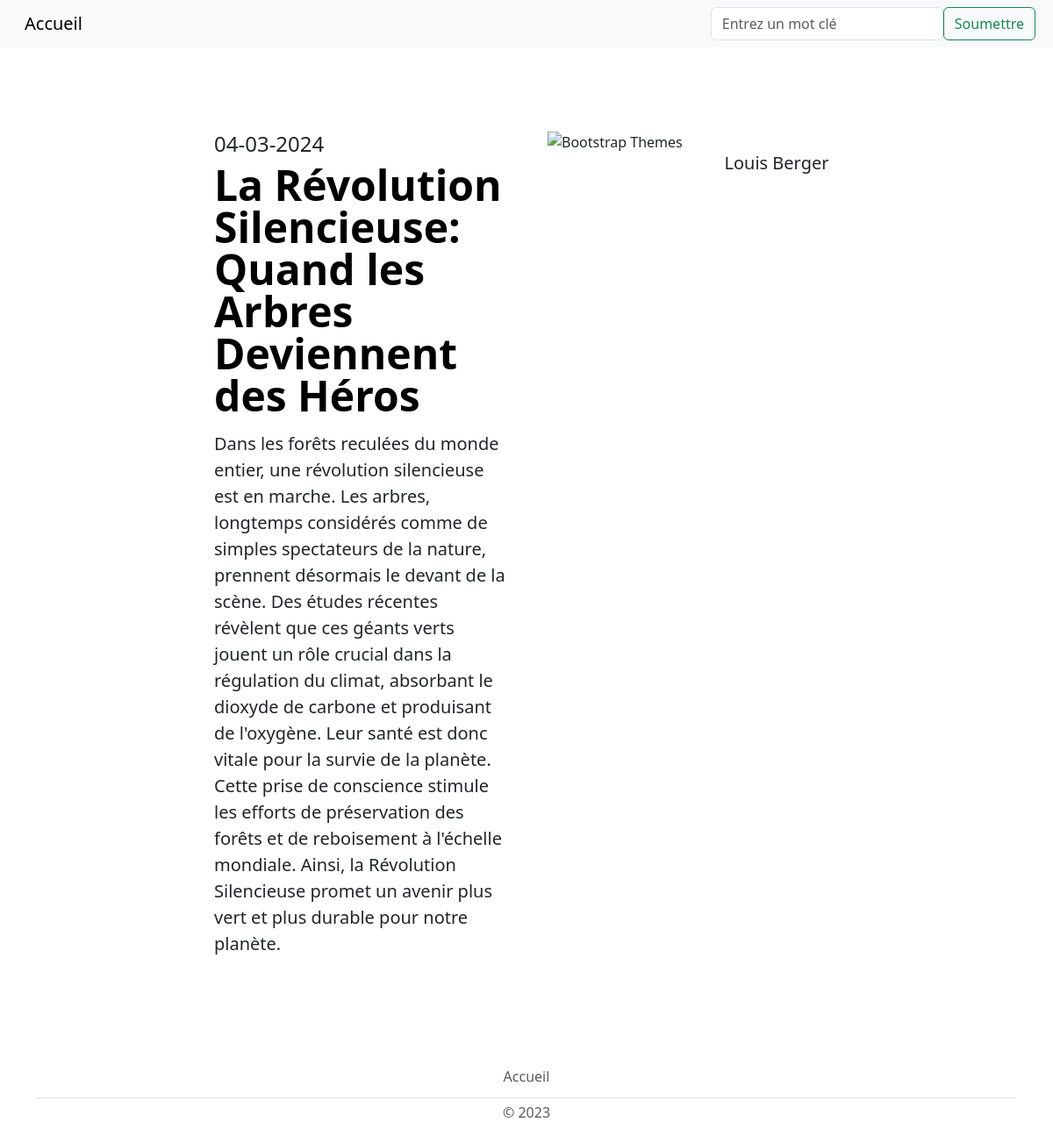
/article/La Révolution Silencieuse: Quand les Arbres Deviennent des Héros, run on the app's committed database.
### tables this page shows
CREATE TABLE ARTICLES (
    id_article VARCHAR(50) PRIMARY KEY,
    titre_article varchar(100) NOT NULL,
    date_publication DATE NOT NULL,
    contenu TEXT NOT NULL,
    id_utilisateur INTEGER NOT NULL,
    CONSTRAINT fk_auteur FOREIGN KEY (id_utilisateur) REFERENCES UTILISATEURS(id_utilisateur)
);

### app.py (the view)
@app.route('/article/<identifiant>', methods=['GET'])
def article(identifiant):
    titre = "Article"
    db = get_db()
    article = db.get_article_by_id(identifiant)  # Récupérer un article par son ID
    if article is None:
        return render_template('404.html'), 404
    utilisateur = db.get_user_by_id(article[4])
    return render_template('article.html', titre=titre, article=article,
                           utilisateur=utilisateur, photo=photo)

### app.py (called while the page is built)
def get_db():
    database = getattr(g, '_database', None)
    if database is None:
        g._database = Database()
    return g._database

@app.teardown_appcontext
def close_connection(exception):
    db = getattr(g, '_database', None)
    if db is not None:
        db.disconnect()

### database.py (called while the page is built)
    def disconnect(self):
        if self.user_connection is not None:
            self.user_connection.close()
        if self.photo_connection is not None:
            self.photo_connection.close()
        if self.session_connection is not None:
            self.session_connection.close()
        if self.article_connection is not None:
            self.article_connection.close()

    def get_user_connection(self):
        if self.user_connection is None:
            self.user_connection = sqlite3.connect('db/utilisateurs.db')
        return self.user_connection

    def get_user_by_id(self, id_utilisateur):
        connection = self.get_user_connection()
        cursor = connection.cursor()
        cursor.execute(
            "SELECT * FROM utilisateurs WHERE id_utilisateur = ?",
            (id_utilisateur,)
        )
        return cursor.fetchone()

    def get_article_connection(self):
        if self.article_connection is None:
            self.article_connection = sqlite3.connect('db/articles.db')
        return self.article_connection

    def get_article_by_id(self, id_article):
        cursor = self.get_article_connection().cursor()
        cursor.execute("SELECT * FROM articles WHERE id_article = ?",
                       (id_article,))
        return cursor.fetchone()

### templates/article.html (shortened to what this page needs)
{% extends "layout.html" %}
{% block content %}
    <div class="container col-xxl-8 px-4 py-5">
        <div class="row flex-lg-row-reverse  g-5 py-5">
            <div class="col-10 col-sm-8 col-lg-6">
                <img src="{{ url_for('photo', id_photo=utilisateur[7]) }}"
                     class="d-block mx-lg-auto utilisateur-photo-article img-fluid"
                     alt="Bootstrap Themes" loading="lazy">
                <h5 style="text-align: center">{{ utilisateur[1] }} {{ utilisateur[2] }}</h5>
            </div>
            <div class="col-lg-4">
                <h4>{{ article[2] }}</h4>
                <h1 class="display-5 fw-bold text-body-emphasis lh-1 mb-3">{{ article[1] }}</h1>
                <p class="lead">{{ article[3] }}</p>
            </div>
        </div>
    </div>
{% endblock %}

### static/css/style.css (style rules this page uses)
.utilisateur-photo-article { max-height:250px; width: auto; }

### data on the page
ARTICLES: date_publication "04-03-2024", titre_article "La Révolution Silencieuse: Quand les Arbres Deviennent des Héros", contenu "Dans les forêts reculées du monde entier, une révolution silencieuse est en marche. Les arbres, longtemps considérés comme de simples spectateurs de la nature, prennent désormais le devant de la scène. Des études récentes révèlent que ces géants verts jouent un rôle crucial dans la régulation du climat, absorbant le dioxyde de carbone et produisant de l'oxygène. Leur santé est donc vitale pour la survie de la planète. Cette prise de conscience stimule les efforts de préservation des forêts et de reboisement à l'échelle mondiale. Ainsi, la Révolution Silencieuse promet un avenir plus vert et plus durable pour notre planète."

### other printed values
{{ utilisateur[1] }} "Louis"
{{ utilisateur[2] }} "Berger"
